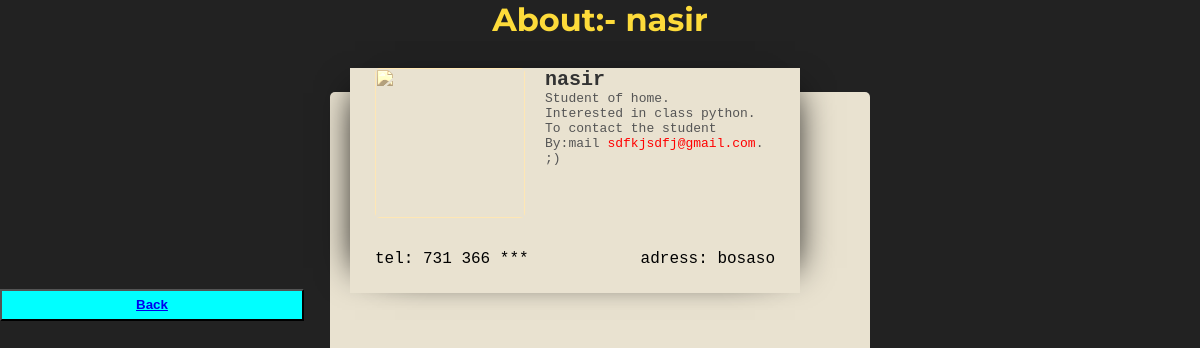
The page /detail_id/3/ on the database its author committed.
### student/models.py (models this page shows, shortened)
class StudentModel(models.Model):
    name = models.CharField(max_length= 255)
    s_class = models.CharField(max_length= 255)
    address = models.CharField(max_length=255)
    school_name = models.CharField(max_length=255)
    email = models.CharField(max_length=255)

### student/views.py (the view)
# urls.py: path('detail_id/<int:pk>/',views.aboutstudent,name='detail_id'),
def aboutstudent(request, pk):
    details = StudentModel.objects.get(id= pk)
    return render(request,'student/detail_id.html',{'details':details})

### student/templates/student/detail_id.html (shortened to what this page needs)
{% load static %}
<link rel="stylesheet" href="{% static 'css/main.css' %}">
{% block content %}
<div class="uppage">
    {% if details %}
    <h1> About:- {{details.name}}</h1>
</div>
<button style="font-weight: 600;
background-color: aqua;
width: 19rem;
height:2rem;
text-decoration: none;
"type="submit"><a href="{% url 'detail' %}">Back</a> </button>
    <div style="display: inline-block; background: wighte; margin-top: 20px;">
        <div id="card">
          <img src="https://s3-us-west-2.amazonaws.com/s.cdpn.io/43604/profile/profile-512_1.jpg"/>
          <h2>{{details.name}}</h2>
          <p>Student of {{details.school_name}}.</p>
          <p>Interested in class {{details.s_class}}.</p>
          <p>To contact the student By:mail  <span style="color:red;">{{details.email}}</span>. ;)</p>
          <span class="left bottom">tel: 731 366 ***</span>
          <span class="right bottom">adress: {{details.address}}</span>
        </div>
    </div>
    {% endif %}
{% endblock content %}

### static/css/main.css (style rules this page uses)
* { margin: 0; padding: 0; box-sizing: border-box; }
a { padding: 1rem; }
.uppage { display: flex; justify-content: center; align-items: center; color: #fddb3a; }
.left { left: 25px; }
.right { right: 25px; }
.bottom { position: absolute; bottom: 25px; }
#card { position: absolute; width: 450px; height: 225px; padding: 25px; padding-top: 0; padding-bottom: 0; left: 50%; top: 67.5px; margin-left: -250px; background: #E9E2D0; box-shadow: -20px 0 35px -25px black, 20px 0 35px -25px black; z-index: 5; }
#card img { width: 150px; float: left; border-radius: 5px; margin-right: 20px; -moz-filter: sepia(1); filter: sepia(1); }
#card h2 { font-family: courier; color: #333; margin: 0 auto; padding: 0; font-size: 15pt; }
#card p { font-family: courier; color: #555; font-size: 13px; }
#card span { font-family: courier; }

### rows shown on the page
StudentModel: name "nasir", school_name "home", s_class "python", email "sdfkjsdfj@gmail.com", address "bosaso"
